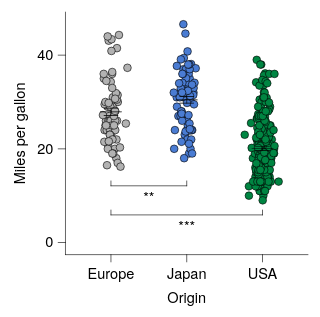

Describe this chart as a Vega-Lite specification.
### Vega-Lite specification from a JSON file in a GitHub repository (floating-point values rounded to 4 significant figures; data arrays with more than 128 entries replaced by an {"elided": "..."} marker saying what was removed)
{"background": null, "config": {"arc": {"fill": "#DBDBDB", "fillOpacity": 1.0, "innerRadius": 25.0, "padAngle": 0.03, "stroke": "black", "strokeOpacity": 1, "strokeWidth": 0.25}, "area": {"fill": "#DBDBDB", "fillOpacity": 1.0, "stroke": "black", "strokeOpacity": 1, "strokeWidth": 0.25}, "axis": {"domain": true, "domainCap": "round", "domainColor": "black", "domainWidth": 0.25, "grid": false, "gridCap": "round", "gridColor": "#F1F1F1", "gridDash": [0, 0], "gridOpacity": 1.0, "gridWidth": 0.25, "labelColor": "black", "labelFont": "Helvetica Neue, HelveticaNeue, Helvetica, Arial, sans-serif", "labelFontSize": 6, "labelFontStyle": "normal", "labelFontWeight": 400, "offset": 0, "ticks": true, "tickCap": "round", "tickColor": "black", "tickRound": false, "tickSize": 3, "tickWidth": 0.25, "titleColor": "black", "titleFont": "Helvetica Neue, HelveticaNeue, Helvetica, Arial, sans-serif", "titleFontSize": 6, "titleFontStyle": "normal", "titleFontWeight": 400}, "axisX": {"domain": true, "labelAlign": "center", "labelAngle": 0, "labels": true, "ticks": true, "translate": 0}, "axisY": {"domain": true, "labelAlign": "right", "labelAngle": 0, "labels": true, "ticks": true, "translate": 0}, "axisRight": {"domain": true, "labelAlign": "left", "labelAngle": 0, "labels": true, "ticks": true, "translate": 0}, "axisTop": {"domain": true, "labelAlign": "center", "labelAngle": 0, "labels": true, "ticks": true, "translate": 0}, "axisBand": {"tickOffset": 0}, "bar": {"fill": "#DBDBDB", "fillOpacity": 1.0, "stroke": "black", "strokeOpacity": 1, "strokeWidth": 0.25}, "boxplot": {"size": 9.0, "ticks": {"cornerRadius": 0.25, "fill": "black", "opacity": 1, "size": 4.5, "thickness": 0.25}, "box": {"fillOpacity": 1.0, "stroke": "black", "strokeOpacity": 1, "strokeWidth": 0.25}, "median": {"cornerRadius": 0, "fill": "black", "fillOpacity": 1.0, "opacity": 1, "size": 9.0, "thickness": 0.25}, "rule": {"fill": "black", "fillOpacity": 1.0, "size": 10.0, "stroke": "black", "strokeDash": [0, 0], "strokeOpacity": 1, "strokeWidth": 0.25}, "outliers": {"color": "black", "fill": "black", "fillOpacity": 1.0, "size": 0, "stroke": "black", "strokeOpacity": 1, "strokeWidth": 0.25}}, "circle": {"fill": "black", "fillOpacity": 1.0, "size": 1.25, "stroke": null, "strokeOpacity": 1, "strokeWidth": 0.25}, "errorband": {"band": {"fillOpacity": 0.6, "stroke": null, "strokeWidth": 0.25, "strokeOpacity": 1}, "borders": {"opacity": 0, "strokeOpacity": 1, "strokeWidth": 0.25}}, "errorbar": {"opacity": 1, "rule": {"strokeDash": [0, 0], "strokeWidth": 0.25}, "ticks": {"color": "black", "cornerRadius": 0.125, "opacity": 1, "size": 6.0, "thickness": 0.25}, "thickness": 0.25}, "font": "Helvetica Neue, HelveticaNeue, Helvetica, Arial, sans-serif", "geoshape": {"fill": "#DBDBDB", "fillOpacity": 1.0, "stroke": "black", "strokeOpacity": 1, "strokeWidth": 0.25}, "header": {"labelColor": "black", "labelFont": "Helvetica Neue, HelveticaNeue, Helvetica, Arial, sans-serif", "labelFontSize": 6, "labelFontStyle": "normal", "labelFontWeight": 400, "titleColor": "black", "titleFont": "Helvetica Neue, HelveticaNeue, Helvetica, Arial, sans-serif", "titleFontSize": 6, "titleFontStyle": "normal", "titleFontWeight": 400, "titlePadding": 0}, "legend": {"disable": false, "offset": 4.5, "titlePadding": 4, "labelOffset": 2, "gradientLabelOffset": 2, "columnPadding": 4, "rowPadding": 2, "gradientLength": 50.0, "gradientThickness": 5.0, "gradientOpacity": 1.0, "gradientStrokeColor": "black", "gradientStrokeWidth": 0.25, "labelColor": "black", "labelFont": "Helvetica Neue, HelveticaNeue, Helvetica, Arial, sans-serif", "labelFontSize": 6, "labelFontStyle": "normal", "labelFontWeight": 400, "strokeColor": "black", "strokeWidth": 0, "symbolSize": 36, "symbolStrokeColor": "black", "symbolStrokeWidth": 0.25, "titleColor": "black", "titleFont": "Helvetica Neue, HelveticaNeue, Helvetica, Arial, sans-serif", "titleFontSize": 6, "titleFontStyle": "normal", "titleFontWeight": 400}, "line": {"color": "black", "stroke": "black", "strokeCap": "butt", "strokeDash": [0, 0], "strokeOpacity": 1, "strokeWidth": 0.5}, "point": {"filled": true, "fill": "#DBDBDB", "fillOpacity": 1.0, "size": 5.0, "stroke": "black", "strokeOpacity": 1, "strokeWidth": 0.25}, "range": {"category": ["#B2B2B2", "#4A7CD3", "#008542", "#664CAF", "#509F98", "#636363", "#284F93", "#005226", "#382864", "#285753"], "diverging": {"scheme": ["#443E60", "#5F597E", "#7C759B", "#9994B6", "#B7B4CC", "#D6D5DC", "#F6F6F6", "#D1DAD9", "#A4C2BF", "#7AA9A4", "#578E89", "#37736E", "#1B5954"]}, "heatmap": {"scheme": ["#440154", "#472270", "#433E82", "#38598C", "#2C728E", "#238A8D", "#24A086", "#39B578", "#5DC862", "#96D646", "#CAE02D", "#FDE724"]}, "ordinal": {"scheme": ["#F1F1F1", "#DBDBDB", "#C6C6C6", "#B2B2B2", "#9D9D9D", "#898989", "#767676", "#636363", "#515151", "#404040", "#2F2F2F", "#1F1F1F"]}, "ramp": {"scheme": ["#440154", "#472270", "#433E82", "#38598C", "#2C728E", "#238A8D", "#24A086", "#39B578", "#5DC862", "#96D646", "#CAE02D", "#FDE724"]}}, "rule": {"color": "black", "stroke": "black", "strokeCap": "round", "strokeDash": [2, 2], "strokeOpacity": 1, "strokeWidth": 0.25}, "scale": {"barBandPaddingInner": 0.1, "rectBandPaddingInner": 0, "tickBandPaddingInner": 0.1, "bandPaddingOuter": 0.1, "bandWithNestedOffsetPaddingInner": 0.2, "bandWithNestedOffsetPaddingOuter": 0.2, "offsetBandPaddingInner": 0, "offsetBandPaddingOuter": 0, "continuousPadding": 5.0, "round": false}, "rect": {"fill": "#DBDBDB", "fillOpacity": 1.0, "stroke": "black", "strokeOpacity": 1, "strokeWidth": 0.25}, "square": {"fill": "#DBDBDB", "fillOpacity": 1.0, "size": 10.0, "stroke": "black", "strokeOpacity": 1, "strokeWidth": 0.25}, "text": {"color": "black", "font": "Helvetica Neue, HelveticaNeue, Helvetica, Arial, sans-serif", "fontSize": 6, "fontStyle": "normal", "fontWeight": 400}, "tick": {"color": "black", "cornerRadius": 0.125, "opacity": 1.0, "size": 9.0, "thickness": 0.25}, "title": {"anchor": "middle", "frame": "group", "color": "black", "font": "Helvetica Neue, HelveticaNeue, Helvetica, Arial, sans-serif", "fontSize": 6, "fontStyle": "normal", "fontWeight": 400, "subtitleColor": "black", "subtitleFont": "Helvetica Neue, HelveticaNeue, Helvetica, Arial, sans-serif", "subtitleFontSize": 6, "subtitleFontStyle": "normal", "subtitleFontWeight": 400}, "trail": {"color": "black", "opacity": 1, "size": 0.5}, "view": {"continuousWidth": 100, "continuousHeight": 100, "discreteWidth": 100, "discreteHeight": 100, "fill": null, "stroke": null, "strokeWidth": 0.25}}, "layer": [{"data": {"name": "data-5a85ede2053d4aec77293cfb476ae07b"}, "mark": {"type": "circle", "opacity": 1.0, "size": 10.0, "stroke": "black", "strokeOpacity": 1, "strokeWidth": 0.25}, "encoding": {"color": {"field": "Origin", "legend": null, "scale": {"domain": ["Europe", "Japan", "USA"]}, "sort": ["Europe", "Japan", "USA"], "title": null, "type": "nominal"}, "x": {"axis": {}, "field": "Origin", "scale": {"domain": ["Europe", "Japan", "USA"]}, "sort": ["Europe", "Japan", "USA"], "title": "Origin", "type": "nominal"}, "xOffset": {"field": "jitter_x", "scale": {"domain": [-7.33, 7.33], "range": [5.17, 19.83]}, "type": "quantitative"}, "y": {"field": "Miles_per_Gallon", "title": "Miles per gallon", "type": "quantitative", "scale": {"nice": false}}}}, {"data": {"name": "data-64e7897fd8423deef5c97d660b6d3367"}, "mark": {"type": "errorbar"}, "encoding": {"x": {"axis": {}, "field": "Origin", "scale": {"domain": ["Europe", "Japan", "USA"]}, "sort": ["Europe", "Japan", "USA"], "title": "Origin", "type": "nominal"}, "y": {"field": "__mean", "title": "Miles per gallon", "type": "quantitative", "scale": {"nice": false}}, "yError": {"field": "__error"}}}, {"data": {"name": "data-64e7897fd8423deef5c97d660b6d3367"}, "mark": {"type": "tick"}, "encoding": {"x": {"axis": {}, "field": "Origin", "scale": {"domain": ["Europe", "Japan", "USA"]}, "sort": ["Europe", "Japan", "USA"], "title": "Origin", "type": "nominal"}, "y": {"field": "__mean", "title": "Miles per gallon", "type": "quantitative", "scale": {"nice": false}}}}, {"layer": [{"layer": [{"data": {"values": [{"x": "Europe", "x2": "Japan", "y": 9.0, "__dysonsphere__": 1}]}, "mark": {"type": "rule", "strokeCap": "round", "strokeDash": [0, 0], "strokeWidth": 0.25, "yOffset": -6.0}, "encoding": {"x": {"value": 18.75}, "x2": {"value": 50.0}, "y": {"field": "y", "type": "quantitative", "scale": {"nice": false}}}}, {"data": {"values": [{"x": "Europe", "y": 9.0, "y2": 9.0, "__dysonsphere__": 1}]}, "mark": {"type": "rule", "strokeCap": "round", "strokeDash": [0, 0], "strokeWidth": 0.25, "y2Offset": -8.0, "yOffset": -6.0}, "encoding": {"x": {"value": 18.75}, "y": {"field": "y", "type": "quantitative", "scale": {"nice": false}}, "y2": {"field": "y2"}}}, {"data": {"values": [{"x": "Japan", "y": 9.0, "y2": 9.0, "__dysonsphere__": 1}]}, "mark": {"type": "rule", "strokeCap": "round", "strokeDash": [0, 0], "strokeWidth": 0.25, "y2Offset": -8.0, "yOffset": -6.0}, "encoding": {"x": {"value": 50.0}, "y": {"field": "y", "type": "quantitative", "scale": {"nice": false}}, "y2": {"field": "y2"}}}, {"data": {"values": [{"y": 9.0, "label": "**", "__dysonsphere__": 1}]}, "mark": {"type": "text", "align": "center", "baseline": "top", "dy": -4.0, "fontSize": 6}, "encoding": {"text": {"field": "label", "type": "nominal"}, "x": {"value": 34.38}, "y": {"field": "y", "type": "quantitative", "scale": {"nice": false}}}}]}, {"layer": [{"data": {"values": [{"x": "Europe", "x2": "USA", "y": 9.0, "__dysonsphere__": 1}]}, "mark": {"type": "rule", "strokeCap": "round", "strokeDash": [0, 0], "strokeWidth": 0.25, "yOffset": 6.0}, "encoding": {"x": {"value": 18.75}, "x2": {"value": 81.25}, "y": {"field": "y", "type": "quantitative", "scale": {"nice": false}}}}, {"data": {"values": [{"x": "Europe", "y": 9.0, "y2": 9.0, "__dysonsphere__": 1}]}, "mark": {"type": "rule", "strokeCap": "round", "strokeDash": [0, 0], "strokeWidth": 0.25, "y2Offset": 4.0, "yOffset": 6.0}, "encoding": {"x": {"value": 18.75}, "y": {"field": "y", "type": "quantitative", "scale": {"nice": false}}, "y2": {"field": "y2"}}}, {"data": {"values": [{"x": "USA", "y": 9.0, "y2": 9.0, "__dysonsphere__": 1}]}, "mark": {"type": "rule", "strokeCap": "round", "strokeDash": [0, 0], "strokeWidth": 0.25, "y2Offset": 4.0, "yOffset": 6.0}, "encoding": {"x": {"value": 81.25}, "y": {"field": "y", "type": "quantitative", "scale": {"nice": false}}, "y2": {"field": "y2"}}}, {"data": {"values": [{"y": 9.0, "label": "***", "__dysonsphere__": 1}]}, "mark": {"type": "text", "align": "center", "baseline": "top", "dy": 8.0, "fontSize": 6}, "encoding": {"text": {"field": "label", "type": "nominal"}, "x": {"value": 50.0}, "y": {"field": "y", "type": "quantitative", "scale": {"nice": false}}}}]}], "name": "__dysonsphere_5d5c1722a1b45322_37"}], "$schema": "https://vega.github.io/schema/vega-lite/v6.4.1.json", "datasets": {"data-5a85ede2053d4aec77293cfb476ae07b": {"elided": "398 records"}, "data-64e7897fd8423deef5c97d660b6d3367": [{"Origin": "USA", "__mean": 20.08, "__error": 0.4058, "__dysonsphere__": 1}, {"Origin": "Japan", "__mean": 30.45, "__error": 0.6852, "__dysonsphere__": 1}, {"Origin": "Europe", "__mean": 27.89, "__error": 0.8037, "__dysonsphere__": 1}]}}
